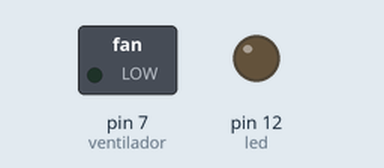
Recording of a sketch running on a simulated Arduino Uno, built with avr-gcc and run on an emulated ATmega328P. On the bench: switched loads named in the sketch (green lamp = pin HIGH), output pins drawn as LEDs (lit = HIGH).

Above: at 1.5 s.
At 4.5 s:
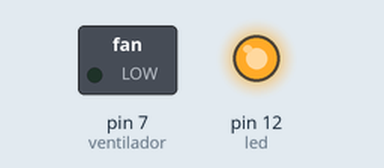
Timing chart, 0 to 7.8 s (numbered marks = the images above):
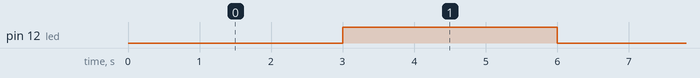

The sketch:

millis-sensor-temperatura.ino
```cpp
#define led 12
#define sensor A0
#define ventilador 7


unsigned long tiempoAnt = 0;

void setup() {
  // put your setup code here, to run once:
  pinMode(led, OUTPUT);
  pinMode(ventilador, OUTPUT);
  pinMode(sensor, OUTPUT);
  Serial.begin(9600);
}

void loop() {
  // put your main code here, to run repeatedly:
  indicadorLed();
  // getTemperatura();
  // setVentilador();

}

// tiempoAnt  = 3000 ms;
void indicadorLed() {
    unsigned long tiempoAct = millis();   // 6000 ms
    if (tiempoAct - tiempoAnt >= 3000 ) {
        digitalWrite(led, !digitalRead(led));
        tiempoAnt = tiempoAct;
    }
}
```

Measured:
- by itself, pin 12 (led): alternates HIGH for 3.0 s and LOW for 3.0 s
